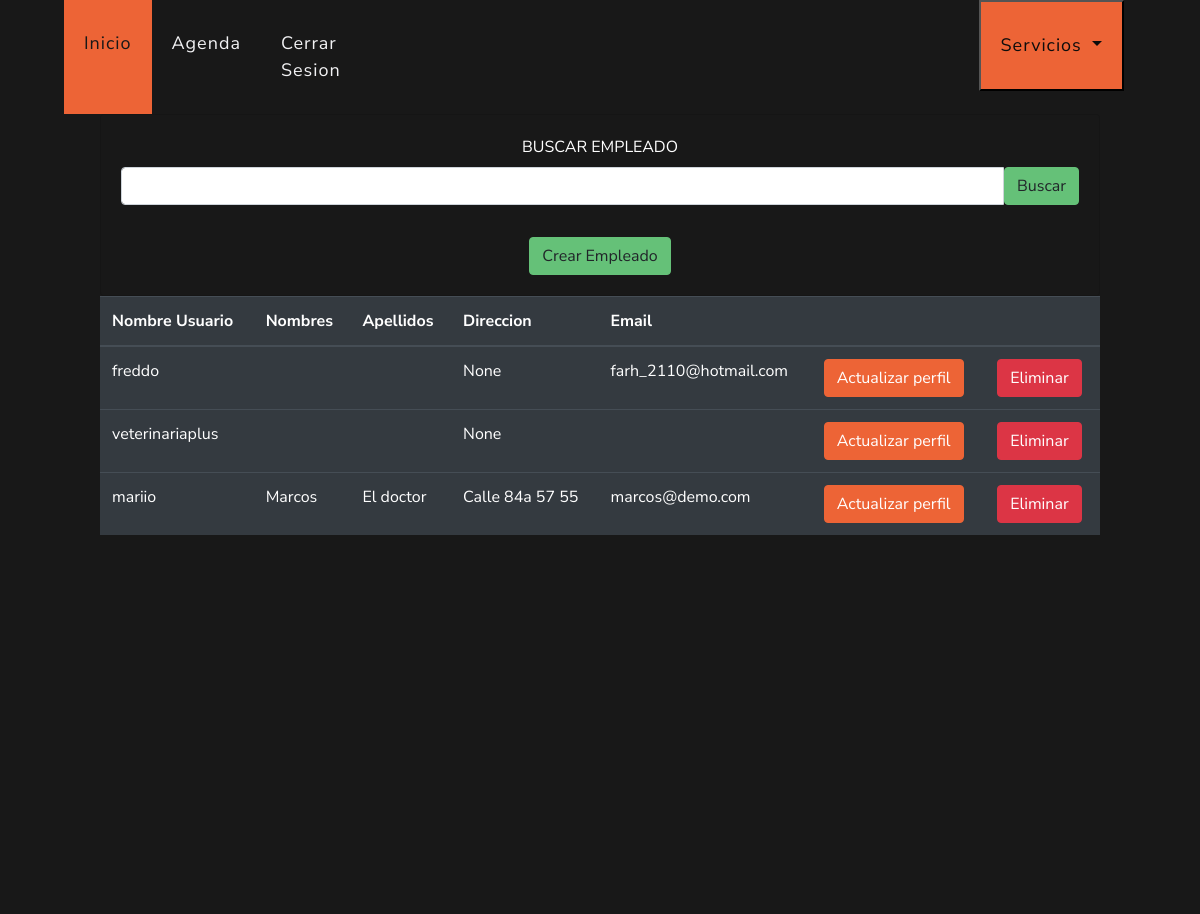
The app's page /ver/empleados (signed in), older data.
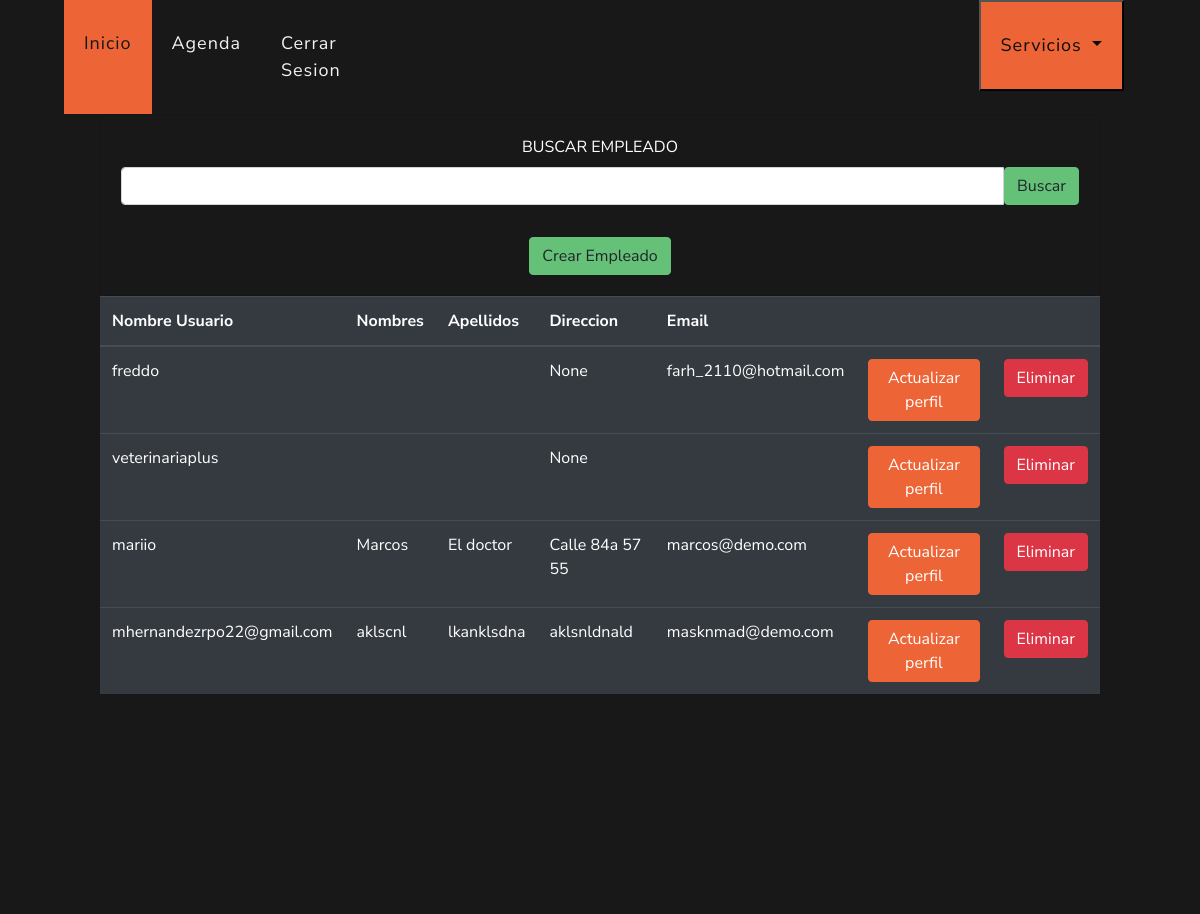
The same page, newer data.
### veterinary/models.py (models this page shows, shortened)
class User(AbstractUser):
    direccion = models.CharField(max_length=50, blank=True, null=True)
    veterinary = models.ForeignKey(Veterinary, on_delete=models.PROTECT, null=True, blank=True)
    is_doctor = models.BooleanField(default=False)

### veterinary/views.py (the view)
# urls.py: path("ver/empleados", views.detailEmployee, name='detailEmployee'),
@login_required(login_url="login")
def detailEmployee(request):
    VeterinaryLogued = request.user.veterinary
    if request.method == "POST":
        employee = User.objects.filter(
            first_name__contains=request.POST.get("search", ""),
            veterinary=VeterinaryLogued,
        )
    else:
        employee = User.objects.filter(veterinary=VeterinaryLogued)
    context = {"employees": employee}
    return render(request, "veterinary/detailEmployee.html", context)

### templates/veterinary/detailEmployee.html (shortened to what this page needs)
{% extends 'layout/base.html' %}
{% block 'style' %}
{% load static %}
<link rel="stylesheet" href="{% static 'css/estiloindex.css' %}">
<link rel="stylesheet" href="{% static 'css/estilo.css' %}">
{% endblock %}
{% block 'header' %}
{% include 'layout/partials/headerbase.html' %}
{% endblock %}
{% block 'content' %}
<div class="container-fluid" style="background-color: #181818; height: 100vh">
  <div class="row">
    <div class="col-md-12" style="padding-right: 100px; padding-left: 100px;">
      <div class="card bg-dark text-white">
        <div class="card-body text-center">
          <form action="" method="POST">
              <label>BUSCAR EMPLEADO</label>
              <div  class="input-group mb-3">
                <input type="text" class="form-control" name="search">
                  <button type="submit" class="btn btn-secondary">Buscar</button>
            </div>
          </form>
          <a data-toggle="modal" data-target="#exampleModal" class="btn btn-secondary mt-3">Crear Empleado</a>
        </div>
      </div>
        <div class="table-responsive">
          <table class="table table-dark">
            <thead>
              <tr>
                <th>Nombre Usuario</th>
                <th>Nombres</th>
                <th>Apellidos</th>
                <th>Direccion</th>
                <th>Email</th>
                <th></th>
                <th></th>
              </tr>
            </thead>
            <tbody>
              {% for employee in employees %}
              <tr>
                <td>{{employee.username}}</td>
                <td>{{employee.first_name}}</td>
                <td>{{employee.last_name}}</td>
                <td>{{employee.direccion}}</td>
                <td>{{employee.email}}</td>
                <td><a href="{% url 'updateEmployee' id=employee.id %}" class="btn btn-primary">Actualizar perfil</a></td>
                <td><button onclick = "borrar('{{employee.id}}')" class="btn btn-danger">Eliminar</button></td>
              </tr>
              {% endfor %}
            </tbody>
          </table>
      </div>
    </div>
  </div>
</div>
{% endblock %}

Row changes from the older to the newer data that the page shows:
added User: username "mhernandezrpo22@gmail.com", first_name "aklscnl", last_name "lkanklsdna", direccion "aklsnldnald", email "masknmad@demo.com"
